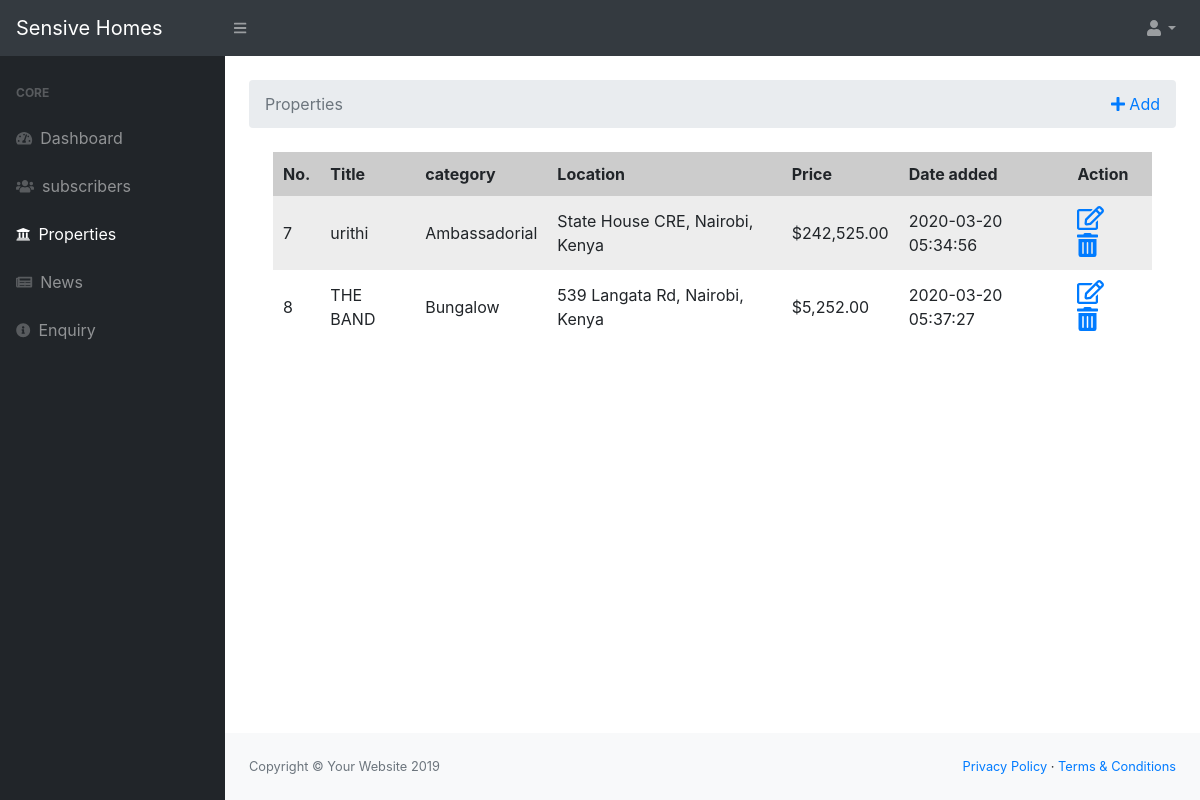
/admin/properties.php, run on the app's committed database.
### tables this page shows
CREATE TABLE `properties` (
  `id` int(11) NOT NULL,
  `title` text NOT NULL,
  `category` text NOT NULL,
  `location` varchar(100) NOT NULL,
  `sale_type` text NOT NULL,
  `bedrooms` varchar(50) NOT NULL,
  `price` varchar(50) NOT NULL,
  `area` int(45) NOT NULL,
  `garage` varchar(343) NOT NULL,
  `description` longtext NOT NULL,
  `image` text NOT NULL,
  `added_on` timestamp NOT NULL DEFAULT current_timestamp() ON UPDATE current_timestamp()
);

### admin/properties.php (the view, shortened to what this page needs)
<?php
include('connect.php');
$properties = mysqli_query($dbconnect,"select * from properties" );
?>
<!DOCTYPE html>
<html lang="en">
    <head>
        <link href="css/styles.css" rel="stylesheet" />
        <link href="https://cdn.datatables.net/1.10.20/css/dataTables.bootstrap4.min.css" rel="stylesheet" />
    </head>
    <body class="sb-nav-fixed">
        <nav class="sb-topnav navbar navbar-expand navbar-dark bg-dark">
            <a class="navbar-brand" href="index.php">Sensive Homes</a><button class="btn btn-link btn-sm order-1 order-lg-0" id="sidebarToggle" href="#"><i class="fas fa-bars"></i></button
            >
            <ul class="navbar-nav ml-auto ml-md-12">
                <li class="nav-item dropdown">
                    <a class="nav-link dropdown-toggle" id="userDropdown" href="#" role="button" data-toggle="dropdown" aria-haspopup="true" aria-expanded="false"><i class="fas fa-user fa-fw"></i></a>
                </li>
            </ul>
        </nav>
        <div id="layoutSidenav">
            <div id="layoutSidenav_nav">
                <nav class="sb-sidenav accordion sb-sidenav-dark" id="sidenavAccordion">
                    <div class="sb-sidenav-menu">
                        <div class="nav">
                            <div class="sb-sidenav-menu-heading">Core</div>
                            <a class="nav-link" href="dashboard.php"
                                ><div class="sb-nav-link-icon"><i class="fas fa-tachometer-alt"></i></div>
                                Dashboard</a>
                            <a class="nav-link" href="subscribers.php"
                                ><div class="sb-nav-link-icon"><i class="fas fa-users"></i></div>
                                subscribers
                            </a>
                            <a class="nav-link" href="properties.php"
                                ><div class="sb-nav-link-icon"><i class="fas fa-university"></i></div>
                                Properties
                            </a>
                            <a class="nav-link" href="news.php"
                                ><div class="sb-nav-link-icon"><i class="fas fa-newspaper"></i></div>
                                News
                            </a>
                            <a class="nav-link" href="queries.php"
                                ><div class="sb-nav-link-icon"><i class="fas fa-info-circle"></i></div>
                                Enquiry
                            </a>
                </nav>
            </div>
            <div id="layoutSidenav_content">
                <main>
                    <div class="container-fluid">
                    <br>
                        <ol class="breadcrumb mb-4">
                            <li class="breadcrumb-item active">Properties</li>
                            <ul class="navbar-nav ml-auto ml-md-12">
                                <li class="nav-item ">
                                    <a  href="addproperty.php" role="button"  ><i class="fas fa-plus"></i> Add</a>
                                </li>
                            </ul>
                        </ol>
                        <div class="container-fluid">
                            <table class="dataTable">
                                <thead>
                                    <tr>
                                        <th>No.</th>
                                        <th>Title</th>
                                        <th>category</th>
                                        <th>Location</th>
                                        <th>Price</th>
                                        <th>Date added</th>
                                        <th>Action</th>
                                    </tr>
                                </thead>
                                <tbody>
                                <?php while ($property=mysqli_fetch_assoc($properties)) { ?>
                                    <tr>
                                        <td><?php echo $property['id'] ?></td>
                                        <td><?php echo $property['title'] ?></td>
                                        <td><?php echo $property['category'] ?></td>
                                        <td><?php echo $property['location'] ?></td>
                                        <td><?php echo $property['price'] ?></td>
                                        <td><?php echo $property['added_on'] ?></td>
                                        <td>
                                            <a href="#"><i class="far fa-edit" style="font-size:24px;margin-right:15px;"></i>
                                            <a href="#"><i class="fas fa-trash-alt"  style="font-size:24px;"></i>
                                        </td>
                                    </tr>
                                <?php } ?>
                                </tbody>
                            </table>
                        </div>
                    </div>
                </main>
                <footer class="py-4 bg-light mt-auto">
                    <div class="container-fluid">
                        <div class="d-flex align-items-center justify-content-between small">
                            <div class="text-muted">Copyright &copy; Your Website 2019</div>
                            <div>
                                <a href="#">Privacy Policy</a>
                                &middot;
                                <a href="#">Terms &amp; Conditions</a>
                            </div>
                        </div>
                    </div>
                </footer>
            </div>
        </div>
    </body>
</html>

### admin/properties.php (style rules this page uses)
.dataTable { display: block; width: 100%; margin: 1em 0; }
.dataTable thead, .dataTable tbody, .dataTable thead tr, .dataTable th { display: block; }
.dataTable thead { float: left; }
.dataTable tbody { width: auto; position: relative; overflow-x: auto; }
.dataTable td, .dataTable th { padding: .625em; line-height: 1.5em; border-bottom: none; box-sizing: border-box; overflow-x: hidden; overflow-y: auto; }
.dataTable th { text-align: left; background: rgba(0, 0, 0, 0.14); border-bottom: none; }
.dataTable tbody tr { display: table-cell; }
.dataTable tbody td { display: block; }
.dataTable tr:nth-child(odd) { background: rgba(0, 0, 0, 0.07); }
@media screen and (min-width: 50em) { .dataTable { display: table; } }
@media screen and (min-width: 50em) { .dataTable thead { display: table-header-group; float: none; } }
@media screen and (min-width: 50em) { .dataTable tbody { display: table-row-group; } }
@media screen and (min-width: 50em) { .dataTable thead tr, .dataTable tbody tr { display: table-row; } }
@media screen and (min-width: 50em) { .dataTable th, .dataTable tbody td { display: table-cell; } }
@media screen and (min-width: 50em) { .dataTable td, .dataTable th { width: auto; } }
a:link, a:visited { text-decoration: none; }

### data on the page
properties: id "7", title "urithi", category "Ambassadorial", location "State House CRE, Nairobi, Kenya", price "$242,525.00", added_on "2020-03-20 05:34:56"
properties: id "8", title "THE BAND", category "Bungalow", location "539 Langata Rd, Nairobi, Kenya", price "$5,252.00", added_on "2020-03-20 05:37:27"
